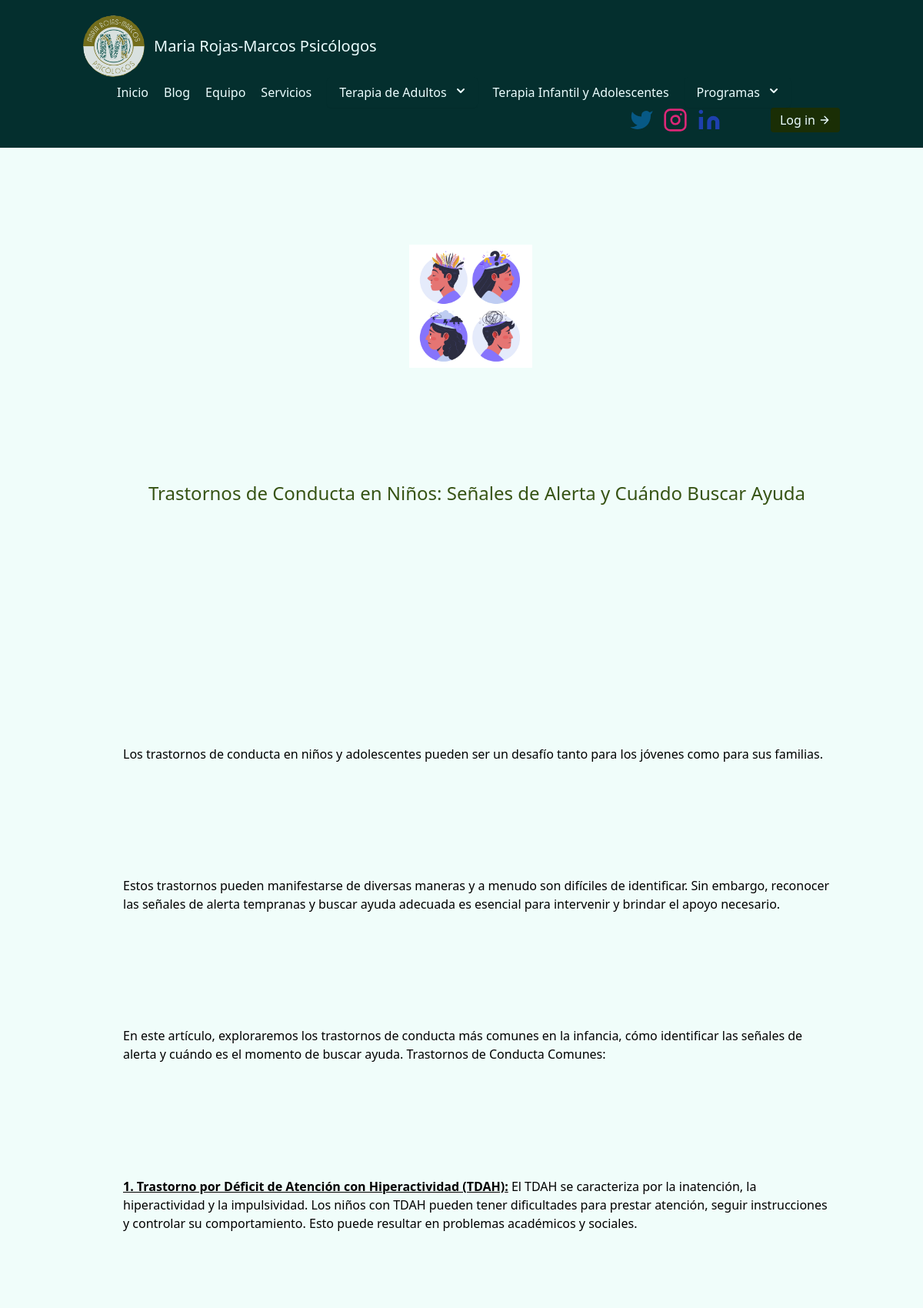
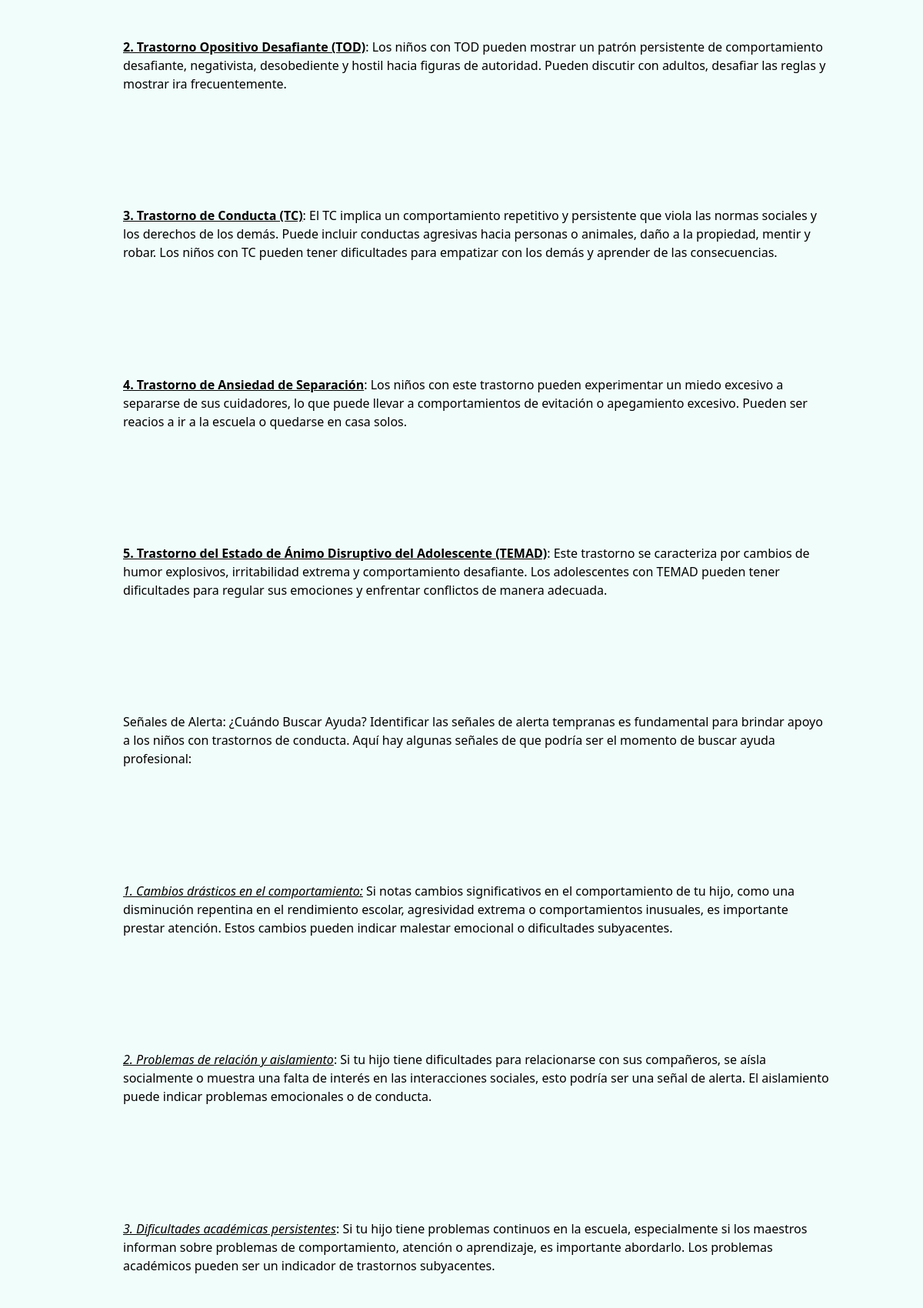
Screenshot of /blog/Trastornos de Conducta en Niños: Señales de Alerta y Cuándo Buscar Ayuda/ (upper part) with the database file from the repository (2 pictures, top to bottom).
### psicoMRM/models.py (models this page shows, shortened)
class Articulo(models.Model):
    titulo = models.CharField(
        max_length=100, unique=True, null=False, blank=False)
    descripcion = RichTextField(config_name='default')
    imagen = models.ImageField(
        upload_to="static/articulos", unique=True, null=False, blank=False)
    creado = models.DateTimeField(auto_now=True)

### psicoMRM/views.py (the view)
# urls.py: path("blog/<str:title>/", views.article_detail, name="article_detail"),
def article_detail(request, title):
    articulo = get_object_or_404(Articulo, titulo=title)
    form = BlogForm(instance=articulo)
    if request.method == "POST":
        form = BlogForm(request.POST, request.FILES, instance=articulo)
        if form.is_valid():
            form.save()
            return redirect('blog')
    return render(request, "article_detail.html", {"articulo": articulo, 'STATIC_URL': settings.STATIC_URL, "form": form})

### psicoMRM/templatetags/filters.py (called while the page is built)
@register.filter
def remove_static(value):
    return value.url.replace('/static', '', 1)

### psicoMRM/templates/article_detail.html (shortened to what this page needs)
{% extends 'base.html' %} {% load filters %} {% load static %} {% block content %}
<div class="container mx-auto p-8 flex flex-col min-h-screen justify-between">
  <div
    class="grid grid-cols-1 sm:grid-cols-1 md:grid-cols-1 gap-10 mt-10 ml-10 justify-center items-center align-middle flex-grow mb-20"
  >
    <div class="flex justify-center">
      <img
        class="max-h-48 max-w-72 mr-4 sm:max-h-40 sm:max-w-48 object-cover"
        src="{% static articulo.imagen|remove_static %}"
      />
    </div>
    <h2 class="text-2xl font-thin mb-4 text-center text-lime-900">
      {{articulo.titulo}}
    </h2>
    <p class="ckeditor-content text-justify font-thin overflow-hidden">
      {{articulo.descripcion|safe}}
    </p>
  </div>
</div>
{% endblock %}

### psicoMRM/templates/base.html (shortened to what this page needs)
<!DOCTYPE html>
{% load static %}
<html lang="en">
  <head>
    <script src="https://cdn.tailwindcss.com"></script>
  </head>
  <body class="bg-teal-50">
    <header class="text-cyan-50 body-font bg-teal-950">
      <div
        class="container mx-auto flex flex-wrap p-5 flex-col md:flex-row items-center"
      >
        <a
          class="flex title-font font-medium items-center text-gray-900 mb-4 md:mb-0"
          href="/"
        >
          <img
            src="{% static 'moneda_logo.png' %}"
            alt="logo"
            class="w-20 h-20 rounded-full"
          />
          <span class="ml-3 text-xl text-cyan-50 hover:text-lime-800 font-thin"
            >Maria Rojas-Marcos Psicólogos</span
          >
        </a>
        <nav
          class="md:ml-auto md:mr-auto flex flex-wrap items-center text-base justify-center"
        >
          <a class="mr-5 hover:text-lime-800 text-cyan-50 font-thin" href="/"
            >Inicio</a
          >
          <a
            class="mr-5 hover:text-lime-800 text-cyan-50 font-thin"
            href="{% url 'blog' %}"
            >Blog</a
          >
          <a
            class="mr-5 hover:text-lime-800 text-cyan-50 font-thin"
            href="{% url 'about' %}"
            >Equipo</a
          >
          <a
            class="mr-5 hover:text-lime-800 text-cyan-50 font-thin"
            href="{% url 'servicios' %}"
            >Servicios</a
          >
          {% include 'dopdown_servicios.html' %}
          <a
            class="mr-5 hover:text-lime-800 text-cyan-50 font-thin"
            href="{% url 'terapia' %}"
            >Terapia Infantil y Adolescentes</a
          >
          {% include 'dopdown_programas.html' %}
        </nav>
        <span
          class="inline-flex sm:ml-auto sm:mt-0 mt-2 justify-center sm:justify-start mr-4"
        >
          <a class="ml-3 text-sky-800" href="//twitter.com/MRojasMarcosPsi">
            <svg
              fill="currentColor"
              stroke-linecap="round"
              stroke-linejoin="round"
              stroke-width="2"
              class="w-8 h-8"
              viewBox="0 0 24 24"
            >
              <path
                d="M23 3a10.9 10.9 0 01-3.14 1.53 4.48 4.48 0 00-7.86 3v1A10.66 10.66 0 013 4s-4 9 5 13a11.64 11.64 0 01-7 2c9 5 20 0 20-11.5a4.5 4.5 0 00-.08-.83A7.72 7.72 0 0023 3z"
              ></path>
            </svg>
          </a>
          <a
            class="ml-3 text-pink-600"
            href="//www.instagram.com/mariarojasmarcos.psi/"
          >
            <svg
              fill="none"
              stroke="currentColor"
              stroke-linecap="round"
              stroke-linejoin="round"
              stroke-width="2"
              class="w-8 h-8 hover:text-pink-500"
              viewBox="0 0 24 24"
            >
              <rect width="20" height="20" x="2" y="2" rx="5" ry="5"></rect>
              <path
                d="M16 11.37A4 4 0 1112.63 8 4 4 0 0116 11.37zm1.5-4.87h.01"
              ></path>
            </svg>
          </a>
          <a
            class="ml-3 text-blue-800"
            href="//linkedin.com/in/maría-rojas-marcos-asensi-9b"
          >
            <svg
              fill="currentColor"
              stroke="currentColor"
              stroke-linecap="round"
              stroke-linejoin="round"
              stroke-width="0"
              class="w-8 h-8 mr-12"
              viewBox="0 0 24 24"
            >
              <path
                stroke="none"
                d="M16 8a6 6 0 016 6v7h-4v-7a2 2 0 00-2-2 2 2 0 00-2 2v7h-4v-7a6 6 0 016-6zM2 9h4v12H2z"
              ></path>
              <circle cx="4" cy="4" r="2" stroke="none"></circle>
            </svg>
          </a>
        </span>
        {% if user.is_anonymous %}
        <a href="{% url 'login' %}">
          <button
            class="inline-flex items-center bg-lime-950 border-0 py-1 px-3 focus:outline-none hover:bg-lime-800 rounded text-base mt-4 md:mt-0 font-thin"
          >
            Log in
            <svg
              fill="none"
              stroke="currentColor"
              stroke-linecap="round"
              stroke-linejoin="round"
              stroke-width="2"
              class="w-4 h-4 ml-1"
              viewBox="0 0 24 24"
            >
              <path d="M5 12h14M12 5l7 7-7 7"></path>
            </svg>
          </button>
        </a>
        {% endif %}
      </div>
    </header>
    {% block content %}{% endblock %}
  </body>
</html>

### psicoMRM/templates/dopdown_servicios.html (shortened to what this page needs)
<div
  class="group inline-block text-left relative mr-5 z-50"
>
  <button
    class="inline-flex justify-center w-full rounded-md shadow-sm px-4 py-2 focus:outline-none focus:ring-2 focus:ring-offset-2 focus:ring-green-500 text-cyan-50 font-thin"
  >
    Terapia de Adultos
    <svg
      class="-mr-1 ml-2 h-5 w-5"
      xmlns="http://www.w3.org/2000/svg"
      viewBox="0 0 20 20"
      fill="currentColor"
      aria-hidden="true"
    >
      <path
        fill-rule="evenodd"
        d="M5.293 7.293a1 1 0 011.414 0L10 10.586l3.293-3.293a1 1 0 111.414 1.414l-4 4a1 1 0 01-1.414 0l-4-4a1 1 0 010-1.414z"
        clip-rule="evenodd"
      />
    </svg>
  </button>
</div>

### psicoMRM/templates/dopdown_programas.html (shortened to what this page needs)
<div class="group inline-block text-left relative mr-5 z-50">
  <button
    class="inline-flex justify-center w-full rounded-md  shadow-sm px-4 py-2 focus:outline-none focus:ring-2 focus:ring-offset-2 focus:ring-green-500 text-cyan-50 font-thin"
  >
    Programas
    <svg
      class="-mr-1 ml-2 h-5 w-5"
      xmlns="http://www.w3.org/2000/svg"
      viewBox="0 0 20 20"
      fill="currentColor"
      aria-hidden="true"
    >
      <path
        fill-rule="evenodd"
        d="M5.293 7.293a1 1 0 011.414 0L10 10.586l3.293-3.293a1 1 0 111.414 1.414l-4 4a1 1 0 01-1.414 0l-4-4a1 1 0 010-1.414z"
        clip-rule="evenodd"
      />
    </svg>
  </button>
</div>

### rows the page displays
Articulo: imagen (picture), titulo "Trastornos de Conducta en Niños: Señales de Alerta y Cuándo Buscar Ayuda", descripcion "Los trastornos de conducta en niños y adolescentes pueden ser un desafío tanto para los jóvenes como para sus familias. Estos trastornos pueden manifestarse de diversas maneras y a menudo son difíciles de identificar. Sin embargo, reconocer las señales de alerta tempranas y buscar ayuda adecuada es esencial para intervenir y brindar el apoyo necesario. En este artículo, exploraremos los trastornos de conducta más comunes en la infancia, cómo identificar las señales de alerta y cuándo es el momento de buscar ayuda. Trastornos de Conducta Comunes: 1. Trastorno por Déficit de Atención con Hiperactividad (TDAH): El TDAH se caracteriza por la inatención, la hiperactividad y la impulsividad. Los…"
